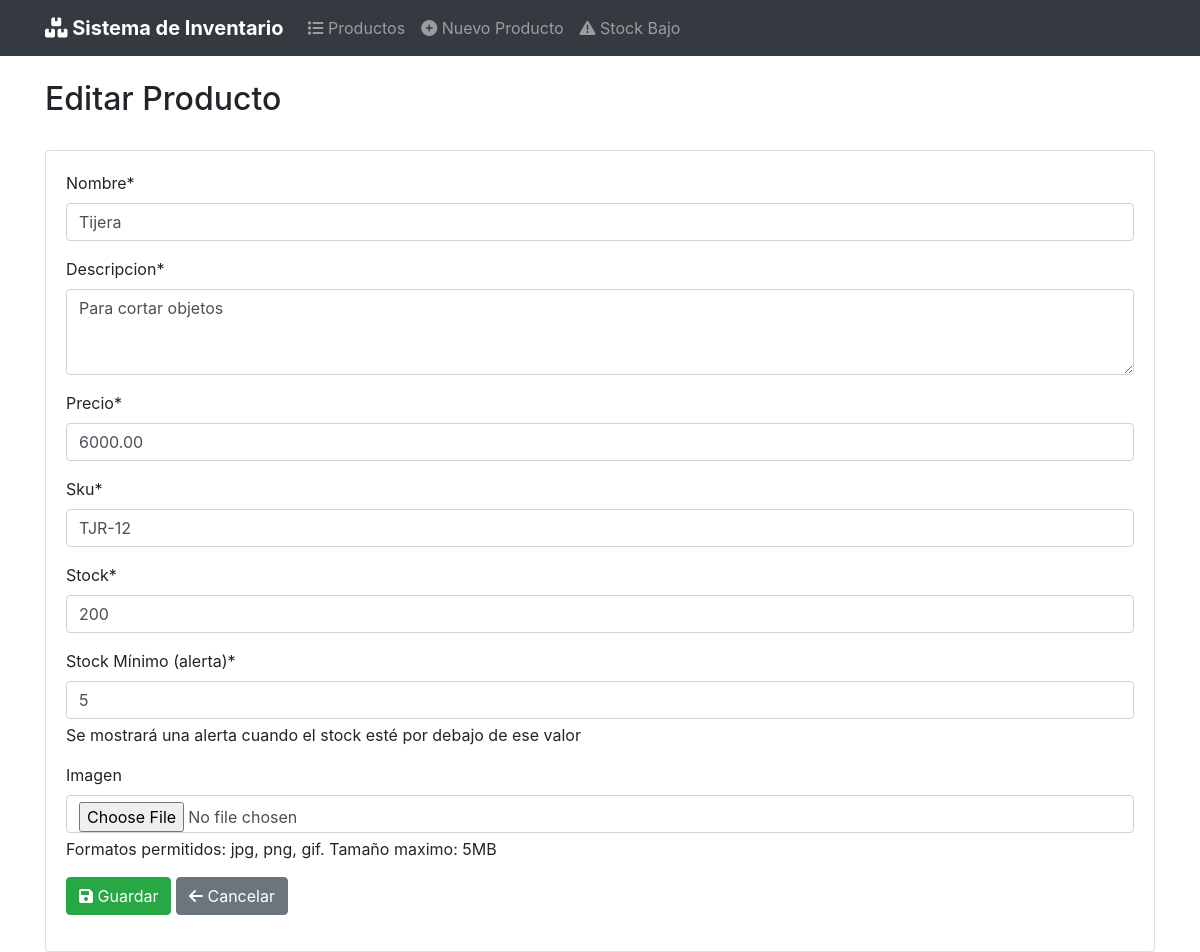
/6/editar/, run on the app's committed database.
### productos/models.py (models this page shows, shortened)
class Producto(models.Model):
    nombre = models.CharField("Nombre", max_length=50)
    descripcion = models.CharField("Descripcion", max_length=200)
    precio = models.DecimalField("Precio", max_digits=10, decimal_places=2)
    sku = models.CharField("sku", max_length=20, unique=True)
    stock = models.IntegerField(default=0)
    stock_minimo = models.IntegerField(default=5, verbose_name="Stock Minimo")
    imagen = models.ImageField(
        "Imagen",
        upload_to=get_image_path,
        validators=[validate_image_size],
        blank=True,
        null=True,
        help_text="Formatos permitidos: jpg, png, gif. Tamaño maximo: 5MB"
    )
    fecha_creacion = models.DateTimeField("Fecha de creacion", auto_now_add=True)
    fecha_actualizacion = models.DateTimeField("Fecha de creacion", auto_now=True)
    class Meta:
        verbose_name = 'Producto'
        verbose_name_plural = 'Productos'
        ordering = ['nombre']

### productos/views.py (the view, shortened to what this page needs)
# urls.py: path('<int:pk>/editar/', views.ProductoUpdateView.as_view(), name='producto_form'),
class ProductoUpdateView(UpdateView):
    model = Producto
    template_name = "productos/producto_form.html"
    form_class = ProductoForm
    success_url = reverse_lazy("productos:producto_list")

### templates/productos/producto_form.html (shortened to what this page needs)
{% extends 'productos/base.html' %}
{% load bootstrap4 %}
{% load crispy_forms_tags %}
{% block header %}{% if form.instance.pk %}Editar{% else %}Crear{% endif %} Producto{% endblock %}
{% block content %}
<div class="card">
    <div class="card-body">
        <form method="post" enctype="multipart/form-data">
            {{ form|crispy }}
            <div class="form-group">
                <button type="submit" class="btn btn-success">
                    <i class="fas fa-save"></i> Guardar
                </button>
                <a href="{% url 'productos:producto_list' %}" class="btn btn-secondary">
                    <i class="fas fa-arrow-left"></i> Cancelar
                </a>
            </div>
        </form>
    </div>
</div>
{% endblock %}

### data on the page
Producto: nombre "Tijera", descripcion "Para cortar objetos", precio "6000.00", sku "TJR-12", stock "200", stock_minimo "5"
